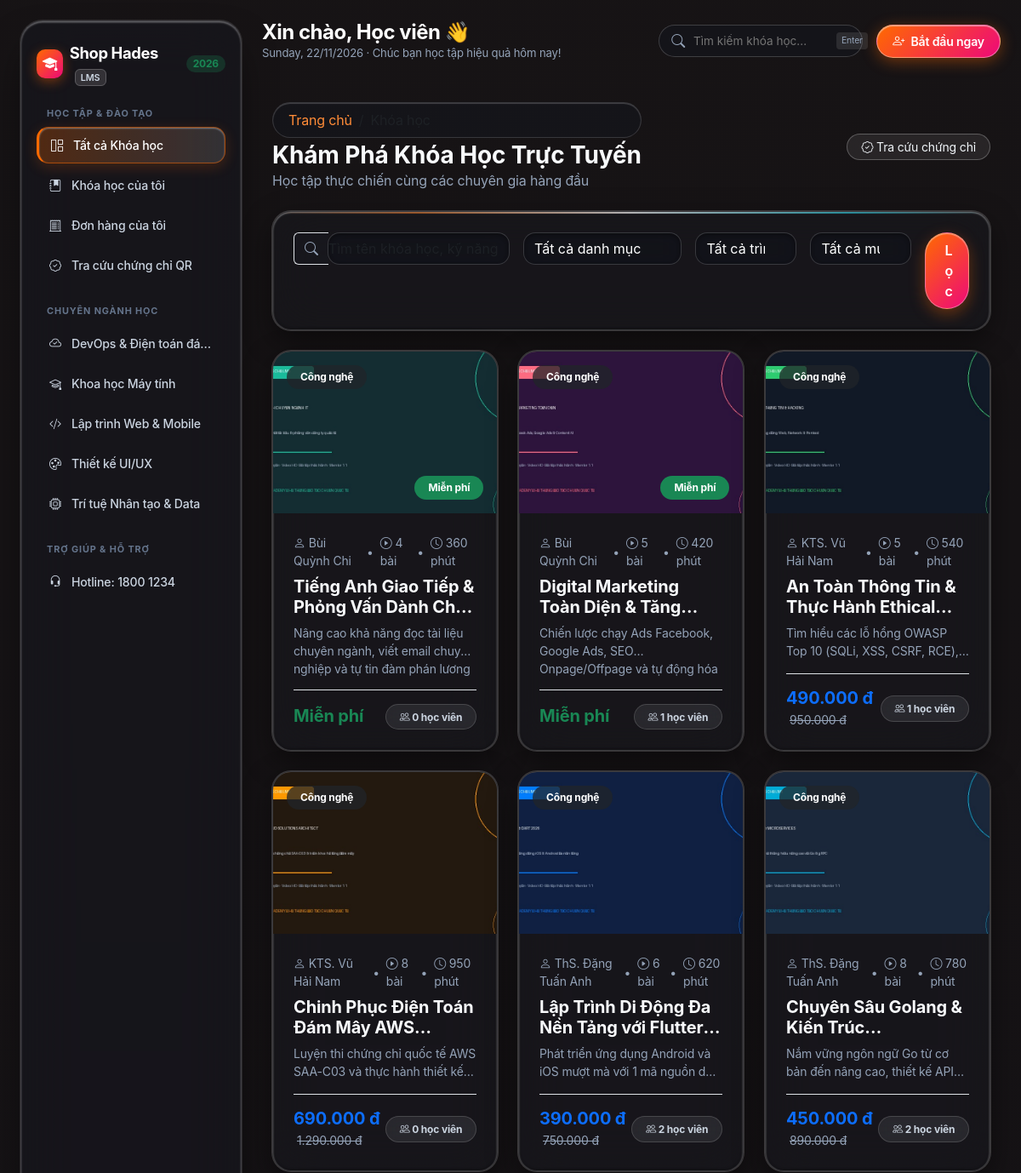
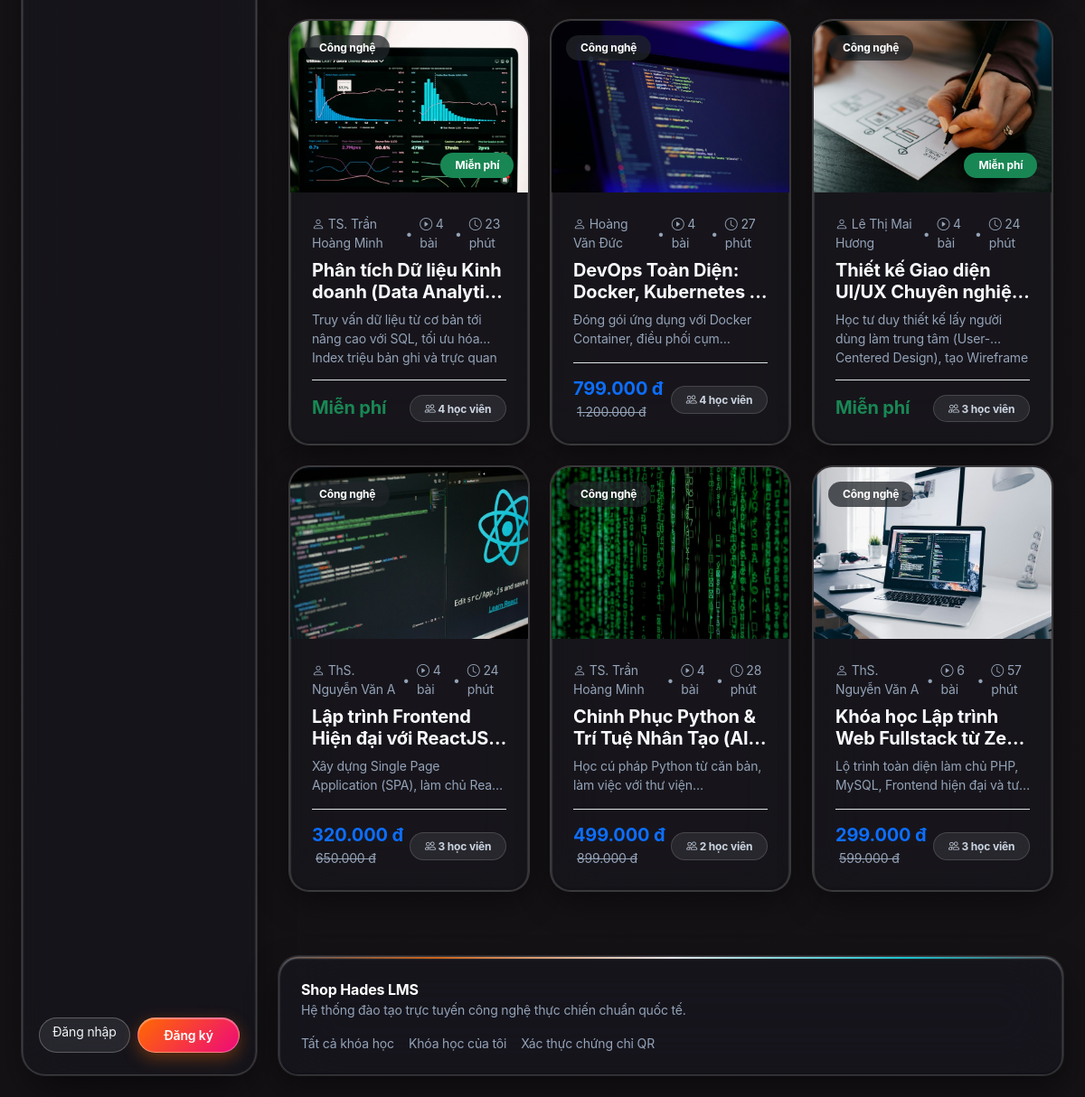
The page / on the database its author committed (2 pictures, top to bottom).
### tables this page shows
CREATE TABLE `courses` (
  `id` int unsigned NOT NULL AUTO_INCREMENT,
  `instructor_id` int unsigned NOT NULL,
  `category_id` int unsigned DEFAULT NULL,
  `title` varchar(255) NOT NULL,
  `slug` varchar(191) NOT NULL,
  `summary` varchar(500) DEFAULT NULL,
  `description` longtext,
  `thumbnail` varchar(255) DEFAULT NULL,
  `price` decimal(12,2) NOT NULL DEFAULT '0.00',
  `sale_price` decimal(12,2) DEFAULT NULL,
  `level` enum('all','beginner','intermediate','advanced') DEFAULT 'all',
  `status` enum('draft','published','archived') DEFAULT 'draft',
  `total_duration_minutes` int unsigned DEFAULT '0',
  `total_lessons` int unsigned DEFAULT '0',
  `created_at` timestamp NULL DEFAULT CURRENT_TIMESTAMP,
  `updated_at` timestamp NULL DEFAULT CURRENT_TIMESTAMP ON UPDATE CURRENT_TIMESTAMP,
  PRIMARY KEY (`id`),
  UNIQUE KEY `slug` (`slug`),
  KEY `instructor_id` (`instructor_id`),
  KEY `category_id` (`category_id`),
  KEY `idx_course_status` (`status`),
  KEY `idx_course_price` (`price`,`sale_price`),
  CONSTRAINT `courses_ibfk_1` FOREIGN KEY (`instructor_id`) REFERENCES `users` (`id`) ON DELETE RESTRICT,
  CONSTRAINT `courses_ibfk_2` FOREIGN KEY (`category_id`) REFERENCES `categories` (`id`) ON DELETE SET NULL
);

CREATE TABLE `users` (
  `id` int unsigned NOT NULL AUTO_INCREMENT,
  `name` varchar(100) NOT NULL,
  `email` varchar(150) NOT NULL,
  `phone` varchar(20) NOT NULL DEFAULT '',
  `avatar` varchar(255) DEFAULT NULL,
  `password` varchar(255) NOT NULL,
  `role` enum('admin','customer','shipper','student','instructor') NOT NULL DEFAULT 'student',
  `status` enum('active','inactive','banned') NOT NULL DEFAULT 'active',
  `created_at` datetime NOT NULL DEFAULT CURRENT_TIMESTAMP,
  `failed_login_attempts` int unsigned NOT NULL DEFAULT '0',
  `lockout_until` datetime DEFAULT NULL,
  `loyalty_points` int unsigned NOT NULL DEFAULT '0',
  `loyalty_tier` varchar(30) NOT NULL DEFAULT 'Standard',
  `two_factor_secret` varchar(100) DEFAULT NULL,
  `two_factor_enabled` tinyint(1) NOT NULL DEFAULT '0',
  PRIMARY KEY (`id`),
  UNIQUE KEY `users_email_unique` (`email`)
);

### views/client/courses/index.php (the view, shortened to what the rows shown need)
<div class="container py-4">
    <div class="d-flex justify-content-between align-items-center flex-wrap gap-3 mb-4">
        <div>
            <h1 class="h3 fw-bold mb-0">Khám Phá Khóa Học Trực Tuyến</h1>
        </div>
    </div>
    <?php if (empty($courses)): ?>
        <div class="text-center py-5">
            <i class="bi bi-journal-x display-1 text-muted"></i>
            <h4 class="mt-3 text-muted">Không tìm thấy khóa học nào phù hợp</h4>
            <a href="/courses" class="btn btn-outline-primary btn-sm mt-2">Đặt lại bộ lọc</a>
        </div>
    <?php else: ?>
        <div class="row row-cols-1 row-cols-md-2 row-cols-lg-3 g-4">
            <?php foreach ($courses as $c): ?>
                <?php
                    $isFree = ($c['price'] <= 0 || ($c['sale_price'] !== null && $c['sale_price'] <= 0));
                    $displayPrice = ($c['sale_price'] !== null && $c['sale_price'] >= 0) ? $c['sale_price'] : $c['price'];
                ?>
                <div class="col">
                    <div class="card h-100 border-0 shadow-sm rounded-4 overflow-hidden d-flex flex-column transition-hover">
                        <div class="position-relative">
                            <img src="<?= e($c['thumbnail'] ?: '/image/banner1.png') ?>" class="card-img-top object-fit-cover" style="height: 190px;" alt="<?= e($c['title']) ?>">
                            <span class="badge position-absolute top-0 start-0 m-3 px-3 py-2 rounded-pill bg-dark bg-opacity-75 text-white">
                                <?= e($c['category_name'] ?? 'Công nghệ') ?>
                            </span>
                            <?php if ($isFree): ?>
                                <span class="badge position-absolute bottom-0 end-0 m-3 px-3 py-2 rounded-pill bg-success">
                                    Miễn phí
                                </span>
                            <?php endif; ?>
                        </div>
                        <div class="card-body d-flex flex-column p-4">
                            <div class="d-flex align-items-center gap-2 mb-2 text-muted small">
                                <span><i class="bi bi-person"></i> <?= e($c['instructor_name'] ?? 'Giảng viên') ?></span>
                                <span>•</span>
                                <span><i class="bi bi-play-circle"></i> <?= (int)$c['total_lessons'] ?> bài</span>
                                <span>•</span>
                                <span><i class="bi bi-clock"></i> <?= (int)$c['total_duration_minutes'] ?> phút</span>
                            </div>
                            <h5 class="card-title fw-bold text-dark mb-2 line-clamp-2">
                                <a href="/courses/<?= e($c['slug'] ?: $c['id']) ?>" class="text-decoration-none text-dark stretched-link">
                                    <?= e($c['title']) ?>
                                </a>
                            </h5>
                            <p class="card-text text-muted small flex-grow-1 line-clamp-2">
                                <?= e($c['summary'] ?: 'Lộ trình bài bản giúp bạn làm chủ kỹ năng từ cơ bản đến nâng cao.') ?>
                            </p>
                            <div class="d-flex justify-content-between align-items-center pt-3 border-top mt-auto">
                                <div>
                                    <?php if ($isFree): ?>
                                        <span class="h5 fw-bold text-success mb-0">Miễn phí</span>
                                    <?php else: ?>
                                        <span class="h5 fw-bold text-primary mb-0"><?= formatMoney($displayPrice) ?></span>
                                        <?php if ($c['sale_price'] !== null && $c['sale_price'] < $c['price']): ?>
                                            <span class="text-decoration-line-through text-muted small ms-1"><?= formatMoney($c['price']) ?></span>
                                        <?php endif; ?>
                                    <?php endif; ?>
                                </div>
                                <span class="badge bg-light text-secondary border rounded-pill px-3 py-2">
                                    <i class="bi bi-people"></i> <?= (int)($c['student_count'] ?? 0) ?> học viên
                                </span>
                            </div>
                        </div>
                    </div>
                </div>
            <?php endforeach; ?>
        </div>
    <?php endif; ?>
</div>

### rows shown on the page
courses: thumbnail (picture), category_name "Công nghệ", price "Miễn phí", instructor.name "Bùi Quỳnh Chi", total_lessons "4", total_duration_minutes "360", title "Tiếng Anh Giao Tiếp & Phỏng Vấn Dành…", summary "Nâng cao khả năng đọc tài liệu chuyên ngành, viết email chuyên nghiệp và tự tin đàm phán…", student_count "0"
courses: thumbnail (picture), category_name "Công nghệ", price "Miễn phí", instructor.name "Bùi Quỳnh Chi", total_lessons "5", total_duration_minutes "420", title "Digital Marketing Toàn Diện &…", summary "Chiến lược chạy Ads Facebook, Google Ads, SEO Onpage/Offpage và tự động…", student_count "1"
courses: thumbnail (picture), category_name "Công nghệ", instructor.name "KTS. Vũ Hải Nam", total_lessons "5", total_duration_minutes "540", title "An Toàn Thông Tin & Thực Hành…", summary "Tìm hiểu các lỗ hổng OWASP Top 10 (SQLi, XSS, CSRF,…", sale_price "490.000 đ", price "950.000 đ", student_count "1"
courses: thumbnail (picture), category_name "Công nghệ", instructor.name "KTS. Vũ Hải Nam", total_lessons "8", total_duration_minutes "950", title "Chinh Phục Điện Toán Đám Mây…", summary "Luyện thi chứng chỉ quốc tế AWS SAA-C03 và thực hành thiết…", sale_price "690.000 đ", price "1.290.000 đ", student_count "0"
courses: thumbnail (picture), category_name "Công nghệ", instructor.name "ThS. Đặng Tuấn Anh", total_lessons "6", total_duration_minutes "620", title "Lập Trình Di Động Đa Nền Tảng với Flutter…", summary "Phát triển ứng dụng Android và iOS mượt mà với 1 mã nguồn…", sale_price "390.000 đ", price "750.000 đ", student_count "2"
courses: thumbnail (picture), category_name "Công nghệ", instructor.name "ThS. Đặng Tuấn Anh", total_lessons "8", total_duration_minutes "780", title "Chuyên Sâu Golang & Kiến…", summary "Nắm vững ngôn ngữ Go từ cơ bản đến nâng cao, thiết kế…", sale_price "450.000 đ", price "890.000 đ", student_count "2"
courses: thumbnail (picture), category_name "Công nghệ", price "Miễn phí", instructor.name "TS. Trần Hoàng Minh", total_lessons "4", total_duration_minutes "23", title "Phân tích Dữ liệu Kinh doanh (Data…", summary "Truy vấn dữ liệu từ cơ bản tới nâng cao với SQL, tối ưu hóa Index triệu bản ghi và trực…", student_count "4"
courses: thumbnail (picture), category_name "Công nghệ", instructor.name "Hoàng Văn Đức", total_lessons "4", total_duration_minutes "27", title "DevOps Toàn Diện: Docker, Kubernetes…", summary "Đóng gói ứng dụng với Docker Container, điều phối…", sale_price "799.000 đ", price "1.200.000 đ", student_count "4"
courses: thumbnail (picture), category_name "Công nghệ", price "Miễn phí", instructor.name "Lê Thị Mai Hương", total_lessons "4", total_duration_minutes "24", title "Thiết kế Giao diện UI/UX Chuyên…", summary "Học tư duy thiết kế lấy người dùng làm trung tâm (User-Centered Design), tạo…", student_count "3"
courses: thumbnail (picture), category_name "Công nghệ", instructor.name "ThS. Nguyễn Văn A", total_lessons "4", total_duration_minutes "24", title "Lập trình Frontend Hiện đại với ReactJS…", summary "Xây dựng Single Page Application (SPA), làm chủ…", sale_price "320.000 đ", price "650.000 đ", student_count "3"
courses: thumbnail (picture), category_name "Công nghệ", instructor.name "TS. Trần Hoàng Minh", total_lessons "4", total_duration_minutes "28", title "Chinh Phục Python & Trí Tuệ Nhân Tạo (AI…", summary "Học cú pháp Python từ căn bản, làm việc với thư…", sale_price "499.000 đ", price "899.000 đ", student_count "2"
courses: thumbnail (picture), category_name "Công nghệ", instructor.name "ThS. Nguyễn Văn A", total_lessons "6", total_duration_minutes "57", title "Khóa học Lập trình Web Fullstack từ…", summary "Lộ trình toàn diện làm chủ PHP, MySQL, Frontend hiện đại và…", sale_price "299.000 đ", price "599.000 đ", student_count "3"

### other values the page prints
config('app_name', 'Hades') "Shop Hades"
$cat['name'] "DevOps & Điện toán đá…"
$cat['name'] "Khoa học Máy tính"
$cat['name'] "Lập trình Web & Mobile"
$cat['name'] "Thiết kế UI/UX"
$cat['name'] "Trí tuệ Nhân tạo & Data"
config('hotline', '1800 1234') "1800 1234"
authUser()['name'] "Học viên"
config('app_name', 'Hades Academy') "Shop Hades"
